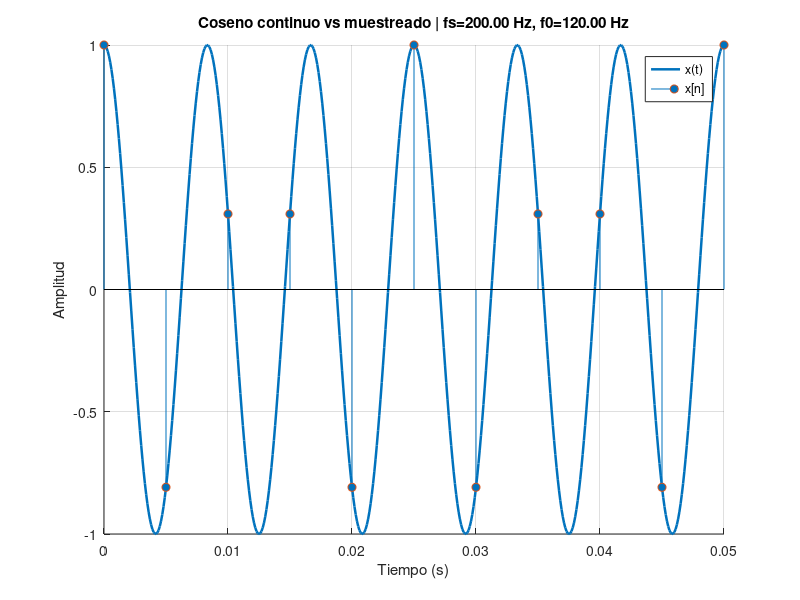
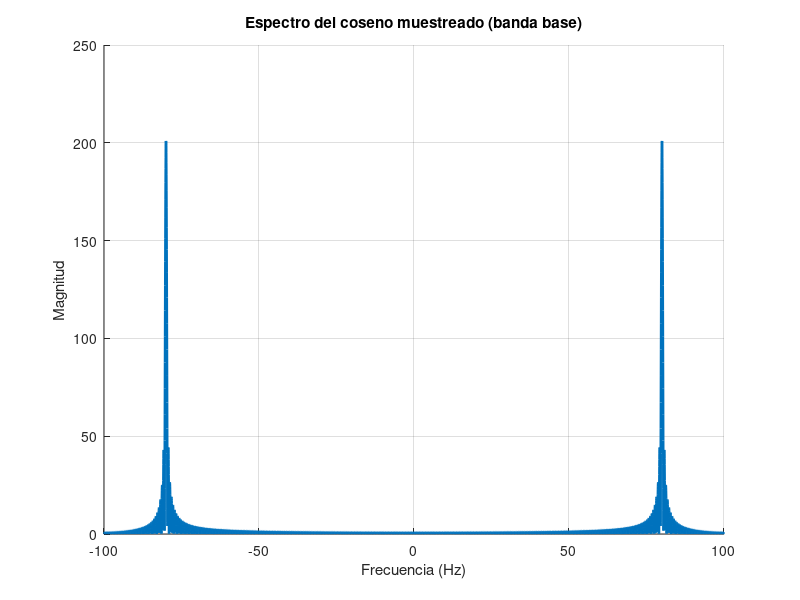

Reproduce these figures in MATLAB, in order. (Note: this script raises an error after producing the figures.)
%% MUESTREO IDEAL DE UN COSENO - VERSION LIMPIA (Hz o frecuencia digital)
% 1) Tiempo: coseno continuo + coseno muestreado
% 2) Espectro baseband del coseno muestreado
% 3) Réplicas del espectro
%
% TODO en magnitud lineal
% TODO en el MISMO AZUL (sin ciclo de colores)
% SIN textos ni marcadores

clear; close all; clc;

%% =======================
% Parámetros
%% =======================
fs   = 200;        % Hz
Ts   = 1/fs;
A    = 1;          % amplitud
f0   = 120;         % Hz
Krep = 1;          % nº de réplicas a cada lado

Tobs = 2.0;        % s
Nfft = 8192;       % puntos FFT

% -------- SELECTOR DE EJE DE FRECUENCIA --------
use_digital_freq = false;     % false -> Hz | true -> frecuencia digital
digital_mode     = "w";     % "nu" -> ν=f/fs | "w" -> ω (rad/muestra)
% ----------------------------------------------

% Color único (azul)
blue = [0 0.4470 0.7410];

%% =========================================================
% 1) TIEMPO: coseno continuo vs muestreado
%% =========================================================
dt = 1e-4;
t  = 0:dt:Tobs;
x  = A*cos(2*pi*f0*t);

n   = 0:floor(Tobs*fs);
t_s = n*Ts;
x_n = A*cos(2*pi*f0*t_s);

figure('Name','(1) Tiempo'); grid on; hold on;
plot(t, x, 'LineWidth', 1.8, 'Color', blue);
stem(t_s, x_n, 'filled', 'Color', blue, 'MarkerFaceColor', blue);
xlim([0 10*Ts]);
xlabel('Tiempo (s)');
ylabel('Amplitud');
title(sprintf('Coseno continuo vs muestreado | fs=%.2f Hz, f0=%.2f Hz', fs, f0));
legend('x(t)', 'x[n]', 'Location','best');

%% =========================================================
% 2) ESPECTRO BASEBAND
%% =========================================================
X = fftshift(fft(x_n, Nfft));
f = (-Nfft/2:Nfft/2-1) * (fs/Nfft);
mag = abs(X);

if ~use_digital_freq
    fx = f;
    xlab = 'Frecuencia (Hz)';
    xlim_bb = [-fs/2 fs/2];
    nyq = fs/2;
else
    if digital_mode == "nu"
        fx = f/fs;
        xlab = '\nu = f/f_s (ciclos/muestra)';
        xlim_bb = [-0.5 0.5];
        nyq = 0.5;
    else
        fx = 2*pi*(f/fs);
        xlab = '\omega (rad/muestra)';
        xlim_bb = [-pi pi];
        nyq = pi;
    end
end

figure('Name','(2) Espectro baseband'); grid on; hold on;
plot(fx, mag, 'LineWidth', 1.8, 'Color', blue);
xlim(xlim_bb);
xlabel(xlab);
ylabel('Magnitud');
title('Espectro del coseno muestreado (banda base)');

% Si quieres que estas líneas también sean azules, déjalas así:
xline(-nyq, '--', 'Color', blue);
xline( nyq, '--', 'Color', blue);

%% =========================================================
% 3) RÉPLICAS DEL ESPECTRO (TODAS EN AZUL)
%% =========================================================
figure('Name','(3) Réplicas'); grid on; hold on;

for k = -Krep:Krep
    if ~use_digital_freq
        fx_rep = f + k*fs;
    else
        if digital_mode == "nu"
            fx_rep = (f/fs) + k;
        else
            fx_rep = 2*pi*(f/fs + k);
        end
    end
    plot(fx_rep, mag, 'LineWidth', 1.5, 'Color', blue);
end

if ~use_digital_freq
    xlim([-(Krep+0.5)*fs (Krep+0.5)*fs]);
    for m = -Krep:Krep
        xline(m*fs, ':', 'Color', blue);
    end
else
    if digital_mode == "nu"
        xlim([-(Krep+0.5) (Krep+0.5)]);
        for m = -Krep:Krep
            xline(m, ':', 'Color', blue);
        end
    else
        xlim([-(Krep+0.5)*2*pi (Krep+0.5)*2*pi]);
        for m = -Krep:Krep
            xline(2*pi*m, ':', 'Color', blue);
        end
    end
end

xlabel(xlab);
ylabel('Magnitud');
title(sprintf('Réplicas del espectro del coseno (Krep=%d)', Krep));
